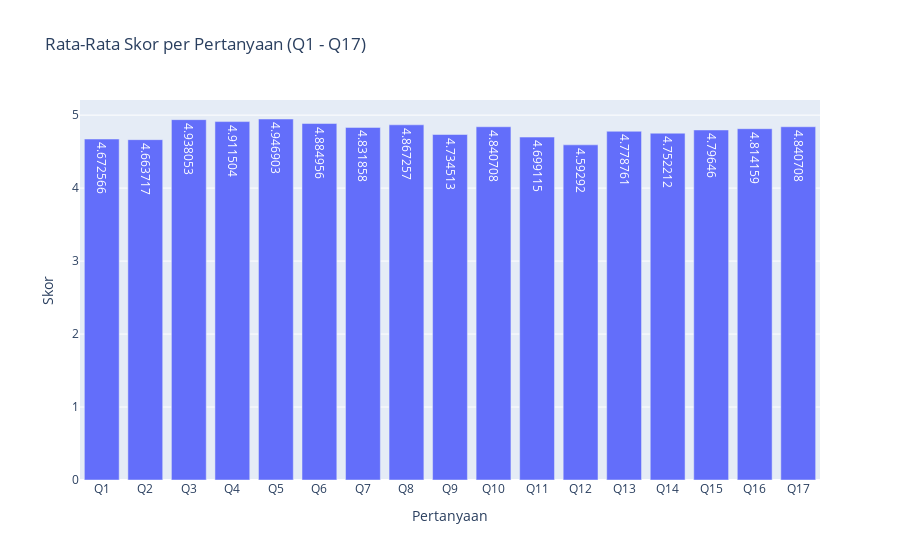

Here is the notebook cell this chart was saved with:
### Code cell
import warnings
warnings.filterwarnings("ignore", category=FutureWarning)

rata_skor = (
    df_long
    .groupby("Pertanyaan")["Skor"]
    .mean()
    .reset_index()
    .sort_values("Pertanyaan")
)

fig4 = px.bar(
    rata_skor,
    x="Pertanyaan",
    y="Skor",
    title="Rata-Rata Skor per Pertanyaan (Q1 - Q17)",
    text_auto=True
)

fig4.show()

### Figure 1 — Plotly figure (JSON) as saved in the notebook; plotly's stock layout.template omitted (floating-point values rounded to 4 significant figures)
{"data": [{"hovertemplate": "Pertanyaan=%{x}<br>Skor=%{y}<extra></extra>", "legendgroup": "", "marker": {"color": "#636efa", "pattern": {"shape": ""}}, "name": "", "orientation": "v", "showlegend": false, "textposition": "auto", "texttemplate": "%{y}", "type": "bar", "x": ["Q1", "Q2", "Q3", "Q4", "Q5", "Q6", "Q7", "Q8", "Q9", "Q10", "Q11", "Q12", "Q13", "Q14", "Q15", "Q16", "Q17"], "xaxis": "x", "y": [4.673, 4.664, 4.938, 4.912, 4.947, 4.885, 4.832, 4.867, 4.735, 4.841, 4.699, 4.593, 4.779, 4.752, 4.796, 4.814, 4.841], "yaxis": "y"}], "layout": {"barmode": "relative", "legend": {"tracegroupgap": 0}, "title": {"text": "Rata-Rata Skor per Pertanyaan (Q1 - Q17)"}, "xaxis": {"anchor": "y", "domain": [0, 1], "title": {"text": "Pertanyaan"}}, "yaxis": {"anchor": "x", "domain": [0, 1], "title": {"text": "Skor"}}}}
